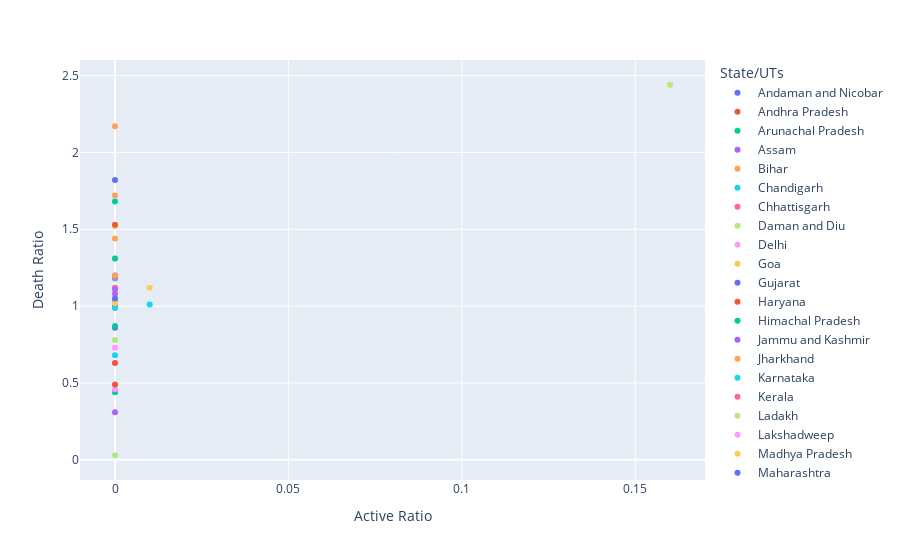

The notebook cell this image was saved under:
### Markdown cell above
## Visualization No.3
**scatter plot using Plotly Express to visualize the relationship between Active Ratio and Death Ratio :**

### Code cell
import pandas as pd
import plotly.express as px

# Create a scatter plot using Plotly Express
px.scatter(df, x='Active Ratio',y='Death Ratio', color=df['State/UTs'])

### Figure 1 — Plotly figure (JSON) as saved in the notebook; plotly's stock layout.template omitted (floating-point values rounded to 4 significant figures)
{"data": [{"hovertemplate": "State/UTs=Andaman and Nicobar<br>Active Ratio=%{x}<br>Death Ratio=%{y}<extra></extra>", "legendgroup": "Andaman and Nicobar", "marker": {"color": "#636efa", "symbol": "circle"}, "mode": "markers", "name": "Andaman and Nicobar", "orientation": "v", "showlegend": true, "type": "scatter", "x": [0], "xaxis": "x", "y": [1.2], "yaxis": "y"}, {"hovertemplate": "State/UTs=Andhra Pradesh<br>Active Ratio=%{x}<br>Death Ratio=%{y}<extra></extra>", "legendgroup": "Andhra Pradesh", "marker": {"color": "#EF553B", "symbol": "circle"}, "mode": "markers", "name": "Andhra Pradesh", "orientation": "v", "showlegend": true, "type": "scatter", "x": [0], "xaxis": "x", "y": [0.63], "yaxis": "y"}, {"hovertemplate": "State/UTs=Arunachal Pradesh<br>Active Ratio=%{x}<br>Death Ratio=%{y}<extra></extra>", "legendgroup": "Arunachal Pradesh", "marker": {"color": "#00cc96", "symbol": "circle"}, "mode": "markers", "name": "Arunachal Pradesh", "orientation": "v", "showlegend": true, "type": "scatter", "x": [0], "xaxis": "x", "y": [0.44], "yaxis": "y"}, {"hovertemplate": "State/UTs=Assam<br>Active Ratio=%{x}<br>Death Ratio=%{y}<extra></extra>", "legendgroup": "Assam", "marker": {"color": "#ab63fa", "symbol": "circle"}, "mode": "markers", "name": "Assam", "orientation": "v", "showlegend": true, "type": "scatter", "x": [0], "xaxis": "x", "y": [1.08], "yaxis": "y"}, {"hovertemplate": "State/UTs=Bihar<br>Active Ratio=%{x}<br>Death Ratio=%{y}<extra></extra>", "legendgroup": "Bihar", "marker": {"color": "#FFA15A", "symbol": "circle"}, "mode": "markers", "name": "Bihar", "orientation": "v", "showlegend": true, "type": "scatter", "x": [0], "xaxis": "x", "y": [1.44], "yaxis": "y"}, {"hovertemplate": "State/UTs=Chandigarh<br>Active Ratio=%{x}<br>Death Ratio=%{y}<extra></extra>", "legendgroup": "Chandigarh", "marker": {"color": "#19d3f3", "symbol": "circle"}, "mode": "markers", "name": "Chandigarh", "orientation": "v", "showlegend": true, "type": "scatter", "x": [0], "xaxis": "x", "y": [1.18], "yaxis": "y"}, {"hovertemplate": "State/UTs=Chhattisgarh<br>Active Ratio=%{x}<br>Death Ratio=%{y}<extra></extra>", "legendgroup": "Chhattisgarh", "marker": {"color": "#FF6692", "symbol": "circle"}, "mode": "markers", "name": "Chhattisgarh", "orientation": "v", "showlegend": true, "type": "scatter", "x": [0], "xaxis": "x", "y": [1.19], "yaxis": "y"}, {"hovertemplate": "State/UTs=Daman and Diu<br>Active Ratio=%{x}<br>Death Ratio=%{y}<extra></extra>", "legendgroup": "Daman and Diu", "marker": {"color": "#B6E880", "symbol": "circle"}, "mode": "markers", "name": "Daman and Diu", "orientation": "v", "showlegend": true, "type": "scatter", "x": [0], "xaxis": "x", "y": [0.03], "yaxis": "y"}, {"hovertemplate": "State/UTs=Delhi<br>Active Ratio=%{x}<br>Death Ratio=%{y}<extra></extra>", "legendgroup": "Delhi", "marker": {"color": "#FF97FF", "symbol": "circle"}, "mode": "markers", "name": "Delhi", "orientation": "v", "showlegend": true, "type": "scatter", "x": [0], "xaxis": "x", "y": [1.31], "yaxis": "y"}, {"hovertemplate": "State/UTs=Goa<br>Active Ratio=%{x}<br>Death Ratio=%{y}<extra></extra>", "legendgroup": "Goa", "marker": {"color": "#FECB52", "symbol": "circle"}, "mode": "markers", "name": "Goa", "orientation": "v", "showlegend": true, "type": "scatter", "x": [0], "xaxis": "x", "y": [1.52], "yaxis": "y"}, {"hovertemplate": "State/UTs=Gujarat<br>Active Ratio=%{x}<br>Death Ratio=%{y}<extra></extra>", "legendgroup": "Gujarat", "marker": {"color": "#636efa", "symbol": "circle"}, "mode": "markers", "name": "Gujarat", "orientation": "v", "showlegend": true, "type": "scatter", "x": [0], "xaxis": "x", "y": [0.86], "yaxis": "y"}, {"hovertemplate": "State/UTs=Haryana<br>Active Ratio=%{x}<br>Death Ratio=%{y}<extra></extra>", "legendgroup": "Haryana", "marker": {"color": "#EF553B", "symbol": "circle"}, "mode": "markers", "name": "Haryana", "orientation": "v", "showlegend": true, "type": "scatter", "x": [0], "xaxis": "x", "y": [1], "yaxis": "y"}, {"hovertemplate": "State/UTs=Himachal Pradesh<br>Active Ratio=%{x}<br>Death Ratio=%{y}<extra></extra>", "legendgroup": "Himachal Pradesh", "marker": {"color": "#00cc96", "symbol": "circle"}, "mode": "markers", "name": "Himachal Pradesh", "orientation": "v", "showlegend": true, "type": "scatter", "x": [0], "xaxis": "x", "y": [1.31], "yaxis": "y"}, {"hovertemplate": "State/UTs=Jammu and Kashmir<br>Active Ratio=%{x}<br>Death Ratio=%{y}<extra></extra>", "legendgroup": "Jammu and Kashmir", "marker": {"color": "#ab63fa", "symbol": "circle"}, "mode": "markers", "name": "Jammu and Kashmir", "orientation": "v", "showlegend": true, "type": "scatter", "x": [0], "xaxis": "x", "y": [0.99], "yaxis": "y"}, {"hovertemplate": "State/UTs=Jharkhand<br>Active Ratio=%{x}<br>Death Ratio=%{y}<extra></extra>", "legendgroup": "Jharkhand", "marker": {"color": "#FFA15A", "symbol": "circle"}, "mode": "markers", "name": "Jharkhand", "orientation": "v", "showlegend": true, "type": "scatter", "x": [0], "xaxis": "x", "y": [1.2], "yaxis": "y"}, {"hovertemplate": "State/UTs=Karnataka<br>Active Ratio=%{x}<br>Death Ratio=%{y}<extra></extra>", "legendgroup": "Karnataka", "marker": {"color": "#19d3f3", "symbol": "circle"}, "mode": "markers", "name": "Karnataka", "orientation": "v", "showlegend": true, "type": "scatter", "x": [0], "xaxis": "x", "y": [0.99], "yaxis": "y"}, {"hovertemplate": "State/UTs=Kerala<br>Active Ratio=%{x}<br>Death Ratio=%{y}<extra></extra>", "legendgroup": "Kerala", "marker": {"color": "#FF6692", "symbol": "circle"}, "mode": "markers", "name": "Kerala", "orientation": "v", "showlegend": true, "type": "scatter", "x": [0], "xaxis": "x", "y": [1.04], "yaxis": "y"}, {"hovertemplate": "State/UTs=Ladakh<br>Active Ratio=%{x}<br>Death Ratio=%{y}<extra></extra>", "legendgroup": "Ladakh", "marker": {"color": "#B6E880", "symbol": "circle"}, "mode": "markers", "name": "Ladakh", "orientation": "v", "showlegend": true, "type": "scatter", "x": [0], "xaxis": "x", "y": [0.78], "yaxis": "y"}, {"hovertemplate": "State/UTs=Lakshadweep<br>Active Ratio=%{x}<br>Death Ratio=%{y}<extra></extra>", "legendgroup": "Lakshadweep", "marker": {"color": "#FF97FF", "symbol": "circle"}, "mode": "markers", "name": "Lakshadweep", "orientation": "v", "showlegend": true, "type": "scatter", "x": [0], "xaxis": "x", "y": [0.46], "yaxis": "y"}, {"hovertemplate": "State/UTs=Madhya Pradesh<br>Active Ratio=%{x}<br>Death Ratio=%{y}<extra></extra>", "legendgroup": "Madhya Pradesh", "marker": {"color": "#FECB52", "symbol": "circle"}, "mode": "markers", "name": "Madhya Pradesh", "orientation": "v", "showlegend": true, "type": "scatter", "x": [0], "xaxis": "x", "y": [1.02], "yaxis": "y"}, {"hovertemplate": "State/UTs=Maharashtra<br>Active Ratio=%{x}<br>Death Ratio=%{y}<extra></extra>", "legendgroup": "Maharashtra", "marker": {"color": "#636efa", "symbol": "circle"}, "mode": "markers", "name": "Maharashtra", "orientation": "v", "showlegend": true, "type": "scatter", "x": [0], "xaxis": "x", "y": [1.82], "yaxis": "y"}, {"hovertemplate": "State/UTs=Manipur<br>Active Ratio=%{x}<br>Death Ratio=%{y}<extra></extra>", "legendgroup": "Manipur", "marker": {"color": "#EF553B", "symbol": "circle"}, "mode": "markers", "name": "Manipur", "orientation": "v", "showlegend": true, "type": "scatter", "x": [0], "xaxis": "x", "y": [1.53], "yaxis": "y"}, {"hovertemplate": "State/UTs=Meghalaya<br>Active Ratio=%{x}<br>Death Ratio=%{y}<extra></extra>", "legendgroup": "Meghalaya", "marker": {"color": "#00cc96", "symbol": "circle"}, "mode": "markers", "name": "Meghalaya", "orientation": "v", "showlegend": true, "type": "scatter", "x": [0], "xaxis": "x", "y": [1.68], "yaxis": "y"}, {"hovertemplate": "State/UTs=Mizoram<br>Active Ratio=%{x}<br>Death Ratio=%{y}<extra></extra>", "legendgroup": "Mizoram", "marker": {"color": "#ab63fa", "symbol": "circle"}, "mode": "markers", "name": "Mizoram", "orientation": "v", "showlegend": true, "type": "scatter", "x": [0], "xaxis": "x", "y": [0.31], "yaxis": "y"}, {"hovertemplate": "State/UTs=Nagaland<br>Active Ratio=%{x}<br>Death Ratio=%{y}<extra></extra>", "legendgroup": "Nagaland", "marker": {"color": "#FFA15A", "symbol": "circle"}, "mode": "markers", "name": "Nagaland", "orientation": "v", "showlegend": true, "type": "scatter", "x": [0], "xaxis": "x", "y": [2.17], "yaxis": "y"}, {"hovertemplate": "State/UTs=Odisha<br>Active Ratio=%{x}<br>Death Ratio=%{y}<extra></extra>", "legendgroup": "Odisha", "marker": {"color": "#19d3f3", "symbol": "circle"}, "mode": "markers", "name": "Odisha", "orientation": "v", "showlegend": true, "type": "scatter", "x": [0], "xaxis": "x", "y": [0.68], "yaxis": "y"}, {"hovertemplate": "State/UTs=Puducherry<br>Active Ratio=%{x}<br>Death Ratio=%{y}<extra></extra>", "legendgroup": "Puducherry", "marker": {"color": "#FF6692", "symbol": "circle"}, "mode": "markers", "name": "Puducherry", "orientation": "v", "showlegend": true, "type": "scatter", "x": [0], "xaxis": "x", "y": [1.12], "yaxis": "y"}, {"hovertemplate": "State/UTs=Punjab<br>Active Ratio=%{x}<br>Death Ratio=%{y}<extra></extra>", "legendgroup": "Punjab", "marker": {"color": "#B6E880", "symbol": "circle"}, "mode": "markers", "name": "Punjab", "orientation": "v", "showlegend": true, "type": "scatter", "x": [0.16], "xaxis": "x", "y": [2.44], "yaxis": "y"}, {"hovertemplate": "State/UTs=Rajasthan<br>Active Ratio=%{x}<br>Death Ratio=%{y}<extra></extra>", "legendgroup": "Rajasthan", "marker": {"color": "#FF97FF", "symbol": "circle"}, "mode": "markers", "name": "Rajasthan", "orientation": "v", "showlegend": true, "type": "scatter", "x": [0], "xaxis": "x", "y": [0.73], "yaxis": "y"}, {"hovertemplate": "State/UTs=Sikkim<br>Active Ratio=%{x}<br>Death Ratio=%{y}<extra></extra>", "legendgroup": "Sikkim", "marker": {"color": "#FECB52", "symbol": "circle"}, "mode": "markers", "name": "Sikkim", "orientation": "v", "showlegend": true, "type": "scatter", "x": [0.01], "xaxis": "x", "y": [1.12], "yaxis": "y"}, {"hovertemplate": "State/UTs=Tamil Nadu<br>Active Ratio=%{x}<br>Death Ratio=%{y}<extra></extra>", "legendgroup": "Tamil Nadu", "marker": {"color": "#636efa", "symbol": "circle"}, "mode": "markers", "name": "Tamil Nadu", "orientation": "v", "showlegend": true, "type": "scatter", "x": [0], "xaxis": "x", "y": [1.05], "yaxis": "y"}, {"hovertemplate": "State/UTs=Telengana<br>Active Ratio=%{x}<br>Death Ratio=%{y}<extra></extra>", "legendgroup": "Telengana", "marker": {"color": "#EF553B", "symbol": "circle"}, "mode": "markers", "name": "Telengana", "orientation": "v", "showlegend": true, "type": "scatter", "x": [0], "xaxis": "x", "y": [0.49], "yaxis": "y"}, {"hovertemplate": "State/UTs=Tripura<br>Active Ratio=%{x}<br>Death Ratio=%{y}<extra></extra>", "legendgroup": "Tripura", "marker": {"color": "#00cc96", "symbol": "circle"}, "mode": "markers", "name": "Tripura", "orientation": "v", "showlegend": true, "type": "scatter", "x": [0], "xaxis": "x", "y": [0.87], "yaxis": "y"}, {"hovertemplate": "State/UTs=Uttar Pradesh<br>Active Ratio=%{x}<br>Death Ratio=%{y}<extra></extra>", "legendgroup": "Uttar Pradesh", "marker": {"color": "#ab63fa", "symbol": "circle"}, "mode": "markers", "name": "Uttar Pradesh", "orientation": "v", "showlegend": true, "type": "scatter", "x": [0], "xaxis": "x", "y": [1.11], "yaxis": "y"}, {"hovertemplate": "State/UTs=Uttarakhand<br>Active Ratio=%{x}<br>Death Ratio=%{y}<extra></extra>", "legendgroup": "Uttarakhand", "marker": {"color": "#FFA15A", "symbol": "circle"}, "mode": "markers", "name": "Uttarakhand", "orientation": "v", "showlegend": true, "type": "scatter", "x": [0], "xaxis": "x", "y": [1.72], "yaxis": "y"}, {"hovertemplate": "State/UTs=West Bengal<br>Active Ratio=%{x}<br>Death Ratio=%{y}<extra></extra>", "legendgroup": "West Bengal", "marker": {"color": "#19d3f3", "symbol": "circle"}, "mode": "markers", "name": "West Bengal", "orientation": "v", "showlegend": true, "type": "scatter", "x": [0.01], "xaxis": "x", "y": [1.01], "yaxis": "y"}], "layout": {"autosize": true, "legend": {"title": {"text": "State/UTs"}, "tracegroupgap": 0}, "margin": {"t": 60}, "xaxis": {"anchor": "y", "autorange": true, "domain": [0, 1], "range": [-0.009833, 0.1698], "title": {"text": "Active Ratio"}, "type": "linear"}, "yaxis": {"anchor": "x", "autorange": true, "domain": [0, 1], "range": [-0.1566, 2.627], "title": {"text": "Death Ratio"}, "type": "linear"}}}
